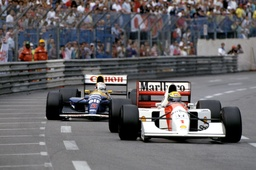
#> input picture 22 - Mansell V Senna.jpg, 256 x 170 px, shrunk from 1280 x 849 before the run
$ python WarholSerial.py
#> lines starting #> are read from the running program, lines starting #| are printed output that depends on the picture
from PIL import Image
import sys
import warnings
import os
from random import randint as RI
from random import shuffle

import warnings
with warnings.catch_warnings():
    warnings.filterwarnings("ignore", category=DeprecationWarning)
    import imp
from sklearn.cluster import AgglomerativeClustering
from sklearn.cluster import Birch
import numpy as np

file='22 - Mansell V Senna.jpg'

image=Image.open(file)
#> image is the input picture: PIL image 256x170 RGB; mean R, G, B 102.7, 99.5, 101.9

width=image.width
#> width = 256
height=image.height
#> height = 170

pixels=list(image.getdata())
#> pixels = 43520 items

framesW=4
framesH=4
frames=[]

for f in range(framesW*framesH):
    print(f+1)
    clusters=10+RI(0,10)
    R,G,B=1,1,1
    color=1+RI(0,10)/10

    features=[]
    for i in range(len(pixels)):
        x=i%width
        y=int(i//width)
        r,g,b=pixels[i]
        features+=[[(r/255)*R*color,(g/255)*G*color,(b/255)*B*color,x/width,y/height]]

    NParr=np.array(features)

    clustering = Birch(branching_factor=clusters*2, n_clusters=clusters, threshold=1/clusters*2,compute_labels=False)

    clustering.fit(features)

    clusteredPixels=list(clustering.predict(features))

    colors=[(RI(0,255),RI(0,255),RI(0,255)) for c in range(clusters)]
    '''
    colors=[[0,0,0] for i in range(clusters)]
    counts=[0 for i in range(clusters)]
    for i in range(len(clusteredPixels)):
        r,g,b=pixels[i]
        colors[clusteredPixels[i]][0]+=r
        colors[clusteredPixels[i]][1]+=g
        colors[clusteredPixels[i]][2]+=b
        counts[clusteredPixels[i]]+=1
    colors=[(int(colors[i][0]/counts[i]),int(colors[i][1]/counts[i]),int(colors[i][2]/counts[i])) for i in range(clusters)]
    #'''

    frames+=[[colors[clusteredPixels[i]] for i in range(len(clusteredPixels))]]
#> after the loop, frames = 16 items

output=[(0,0,0) for x in range(width*framesW) for y in range(height*framesH)]

for fx in range(framesW):
    for fy in range(framesH):
        for y in range(height):
            for x in range(width):
                try:
                    output[fy*height*width*framesW+y*width*framesW+fx*width+x]=frames[fy*framesW+fx][y*width+x]
                except:
                    print(fy*height*width*framesW+y*width*framesW+fx*width+x,fy*framesW+fx,fy,fx,y,x)
#> after the loop, output = 696320 items

r = Image.new('RGB',(width*framesW,height*framesH))
#> r: PIL image 1024x680 RGB; every value is 0
r.putdata(output)
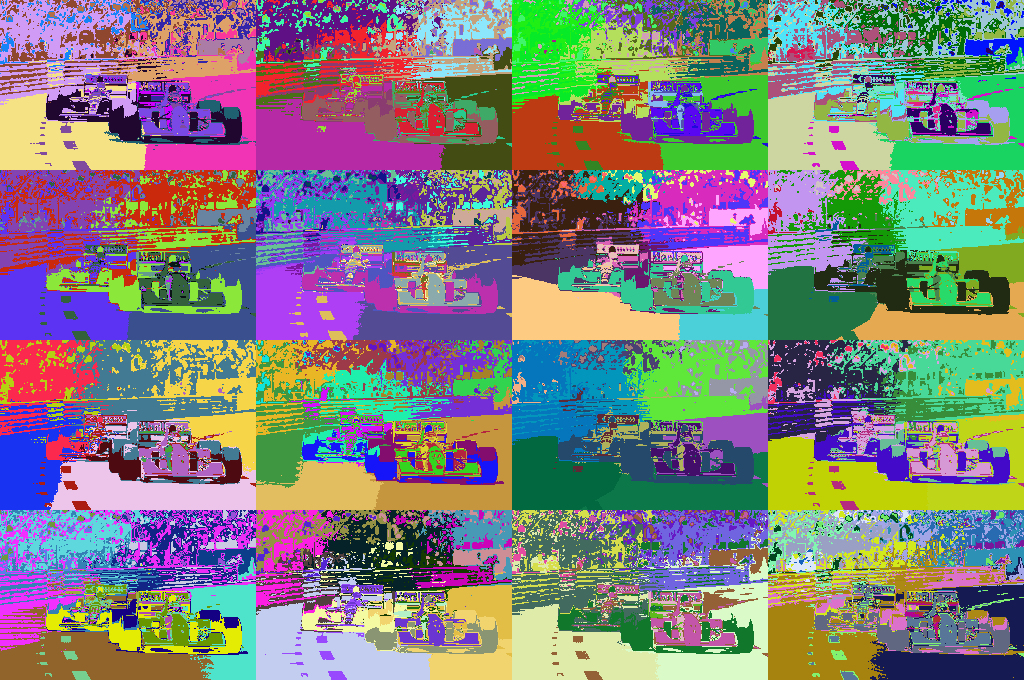
#> r: PIL image 1024x680 RGB; mean R, G, B 128.2, 127.2, 126.6
path='.'.join(file.split('.')[:-1]+['war.png'])
r.save(path)
